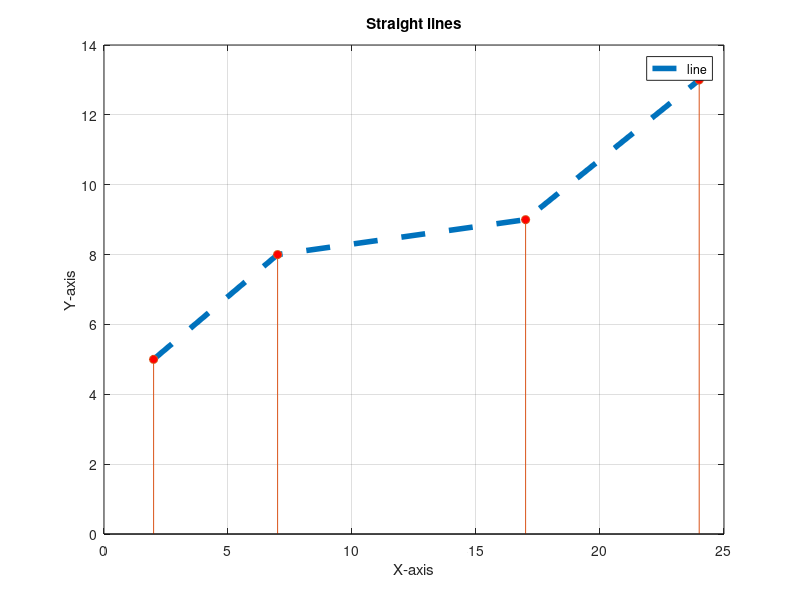

Write MATLAB code to recreate this figure.
x = [2, 7, 17, 24];
y = [5. 8, 9, 13];

% plot() plots continuous graphs, can modify the look of it through params
plot(x, y, "--", "linewidth", 4)
hold on

% stem() plots discrete graphs, can modify its look through params too
stem(x, y, "filled", "markerfacecolor", "r")

title("Straight lines")
xlabel("X-axis")
ylabel("Y-axis")
legend("line")
grid on;
